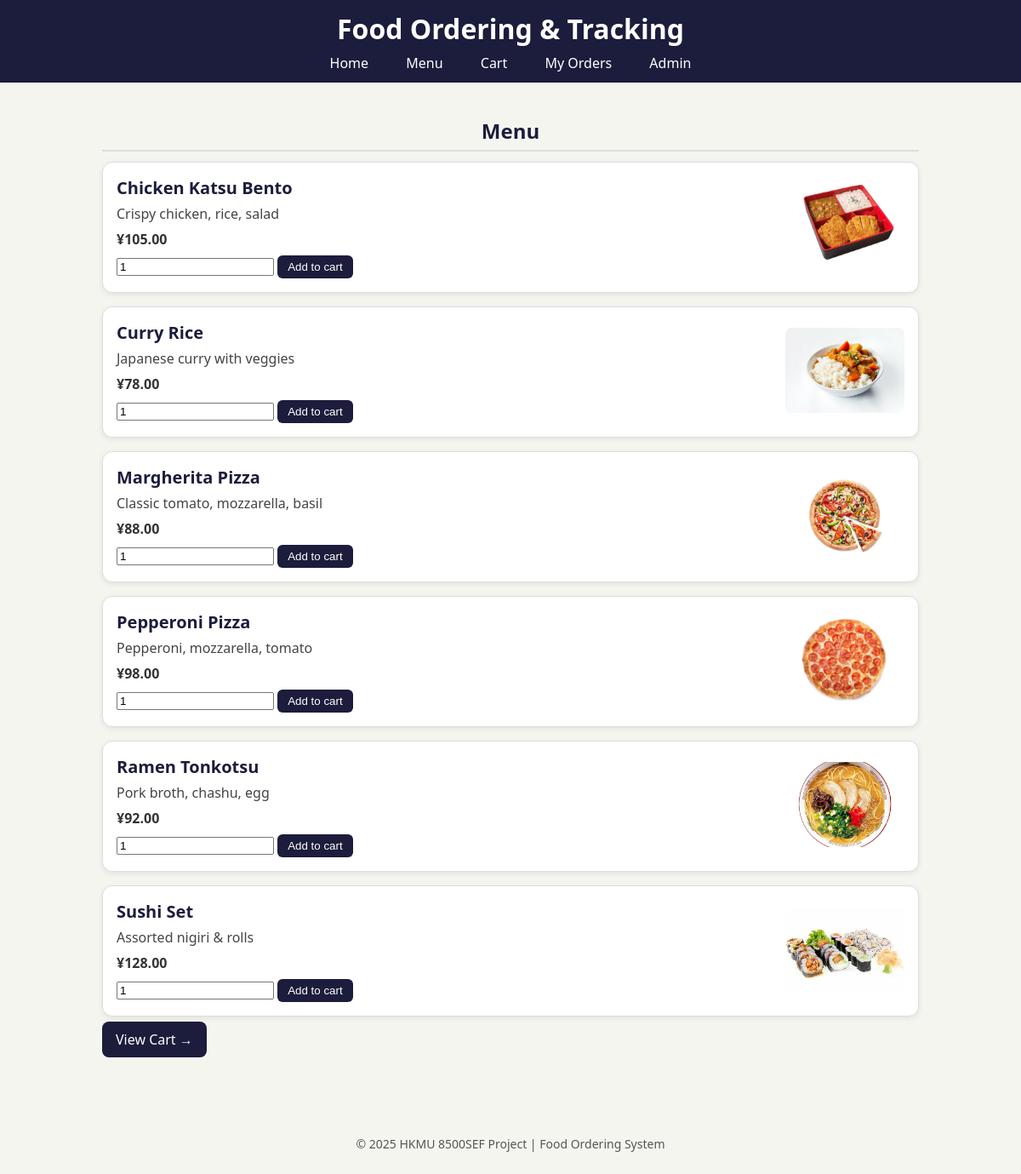
The page /menu on the database its author committed.
### models.py (models this page shows)
class MenuItem(db.Model):
    __tablename__ = "menu_items"
    id = db.Column(db.Integer, primary_key=True)
    name = db.Column(db.String(120), nullable=False)
    description = db.Column(db.String(255))
    price_cents = db.Column(db.Integer, nullable=False, default=0)
    image_url = db.Column(db.String(255))
    def price(self) -> float:
        return self.price_cents / 100.0

### app.py (the view)
@app.route("/menu")
def menu():
    items = MenuItem.query.order_by(MenuItem.name).all()
    return render_template("menu.html", items=items, cart=get_cart())

### app.py (called while the page is built)
def get_cart():
    return session.setdefault("cart", {})

@app.context_processor
def inject_globals():
    return {"OrderStatus": OrderStatus}

### templates/menu.html
{% extends "base.html" %}
{% block content %}
<h2>Menu</h2>
<div class="menu-list">
  {% for it in items %}
  <div class="menu-item">
    <div class="info">
      <h3>{{ it.name }} {% if it.tag %}<span class="tag">{{ it.tag }}</span>{% endif %}</h3>
      <p class="desc">{{ it.description }}</p>
      <p class="price">¥{{ '%.2f' % it.price() }}</p>
      <form method="post" action="{{ url_for('add_to_cart', item_id=it.id) }}">
        <input type="number" name="qty" value="1" min="1" step="1">
        <button type="submit">Add to cart</button>
      </form>
    </div>
    <div class="thumb">
      {% if it.image_url %}
        <img src="{{ url_for('static', filename=it.image_url) }}" alt="{{ it.name }}">
      {% endif %}
    </div>
  </div>
  {% endfor %}
</div>
<p><a class="btn" href="{{ url_for('view_cart') }}">View Cart →</a></p>
{% endblock %}

### templates/base.html (shortened to what this page needs)
<!doctype html>
<html>
<head>
  <link rel="stylesheet" href="{{ url_for('static', filename='style.css') }}">
</head>
<body>
  <header class="site-header">
    <h1>Food Ordering & Tracking</h1>
    <nav>
      <a href="{{ url_for('index') }}">Home</a>
      <a href="{{ url_for('menu') }}">Menu</a>
      <a href="{{ url_for('view_cart') }}">Cart</a>
      <a href="{{ url_for('my_orders') }}">My Orders</a>
      <a href="{{ url_for('admin') }}">Admin</a>
    </nav>
  </header>
  <main>
    {% block content %}{% endblock %}
  </main>
  <footer>
    <p>© 2025 HKMU 8500SEF Project | Food Ordering System</p>
  </footer>
</body>
</html>

### static/style.css (style rules this page uses)
body { background: #f5f5f0; color: #1c1c3c; font-family: 'Segoe UI', Roboto, sans-serif; margin:0; }
.site-header { background: #1c1c3c; color: white; padding: 12px 20px; text-align: center; }
.site-header h1 { margin: 0; }
.site-header nav { margin-top: 8px; }
.site-header a { color: white; margin: 0 10px; text-decoration: none; padding: 6px 10px; border-radius: 6px; transition: background 0.2s ease; }
main { padding: 20px; max-width: 960px; margin: auto; }
h2 { margin: 20px 0 12px 0; text-align: center; font-weight: bold; border-bottom: 2px solid #ddd; padding-bottom: 6px; }
.btn { background: #1c1c3c; color: white; padding: 10px 16px; border-radius: 8px; text-decoration: none; }
.menu-list { display: flex; flex-direction: column; gap: 16px; }
.menu-item { display: flex; justify-content: space-between; align-items: center; background: white; border: 1px solid #ddd; border-radius: 12px; padding: 16px; box-shadow: 0 2px 6px rgba(0,0,0,0.08); transition: transform 0.2s ease, box-shadow 0.2s ease; }
.menu-item .info { flex: 1; }
.menu-item h3 { margin: 0; font-size: 20px; }
.menu-item .desc { margin: 6px 0; color: #444; }
.menu-item .price { font-weight: bold; margin: 8px 0; color: #333; }
.menu-item .thumb img { width: 140px; height: 100px; object-fit: cover; border-radius: 8px; margin-left: 16px; }
button { background: #1c1c3c; color: white; border: none; border-radius: 6px; padding: 6px 12px; cursor: pointer; transition: background 0.2s ease; }
footer { text-align: center; padding: 12px; color: #555; font-size: 14px; margin-top: 40px; }

### rows shown on the page
MenuItem: name "Chicken Katsu Bento", description "Crispy chicken, rice, salad", price_cents "105.00", image_url (picture)
MenuItem: name "Curry Rice", description "Japanese curry with veggies", price_cents "78.00", image_url (picture)
MenuItem: name "Margherita Pizza", description "Classic tomato, mozzarella, basil", price_cents "88.00", image_url (picture)
MenuItem: name "Pepperoni Pizza", description "Pepperoni, mozzarella, tomato", price_cents "98.00", image_url (picture)
MenuItem: name "Ramen Tonkotsu", description "Pork broth, chashu, egg", price_cents "92.00", image_url (picture)
MenuItem: name "Sushi Set", description "Assorted nigiri & rolls", price_cents "128.00", image_url (picture)
